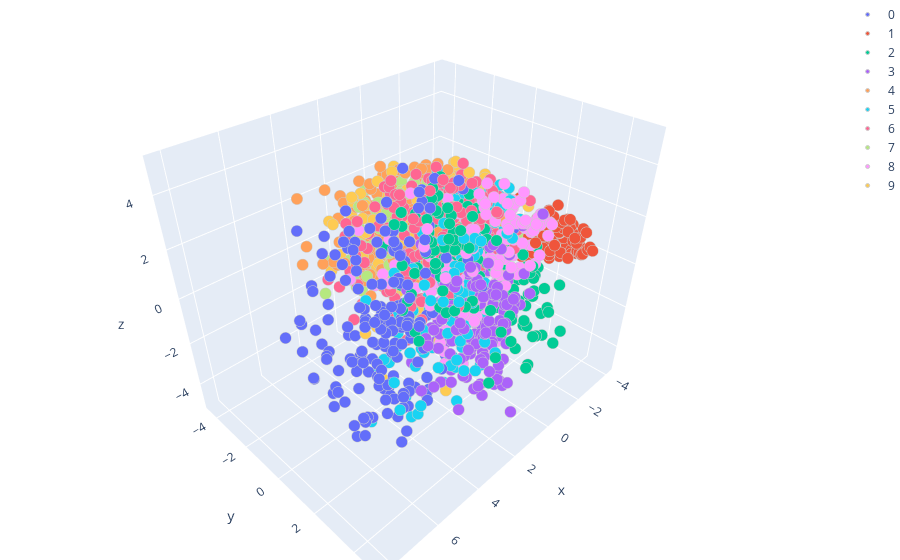

Source (notebook cell):
### Code cell
plot_3d_mnist_plotly_scatter(X_3d_pca_embedded, y_small)

### Figure 1 — Plotly figure (JSON) as saved in the notebook; plotly's stock layout.template omitted (floating-point values rounded to 4 significant figures; data arrays with more than 128 entries replaced by an {"elided": "..."} marker saying what was removed)
{"data": [{"name": "0", "y": {"elided": "191 float values"}, "mode": "markers", "marker": {"color": 0, "line": {"color": "rgb(204, 204, 204)", "width": 1}, "size": 4, "symbol": "circle", "colorscale": [[0, "rgb(0,0,131)"], [0.2, "rgb(0,60,170)"], [0.4, "rgb(5,255,255)"], [0.6, "rgb(255,255,0)"], [0.8, "rgb(250,0,0)"], [1, "rgb(128,0,0)"]]}, "x": {"elided": "191 float values"}, "z": {"elided": "191 float values"}, "type": "scatter3d"}, {"name": "1", "y": {"elided": "220 float values"}, "mode": "markers", "marker": {"color": 1, "line": {"color": "rgb(204, 204, 204)", "width": 1}, "size": 4, "symbol": "circle", "colorscale": [[0, "rgb(0,0,131)"], [0.2, "rgb(0,60,170)"], [0.4, "rgb(5,255,255)"], [0.6, "rgb(255,255,0)"], [0.8, "rgb(250,0,0)"], [1, "rgb(128,0,0)"]]}, "x": {"elided": "220 float values"}, "z": {"elided": "220 float values"}, "type": "scatter3d"}, {"name": "2", "y": {"elided": "198 float values"}, "mode": "markers", "marker": {"color": 2, "line": {"color": "rgb(204, 204, 204)", "width": 1}, "size": 4, "symbol": "circle", "colorscale": [[0, "rgb(0,0,131)"], [0.2, "rgb(0,60,170)"], [0.4, "rgb(5,255,255)"], [0.6, "rgb(255,255,0)"], [0.8, "rgb(250,0,0)"], [1, "rgb(128,0,0)"]]}, "x": {"elided": "198 float values"}, "z": {"elided": "198 float values"}, "type": "scatter3d"}, {"name": "3", "y": {"elided": "191 float values"}, "mode": "markers", "marker": {"color": 3, "line": {"color": "rgb(204, 204, 204)", "width": 1}, "size": 4, "symbol": "circle", "colorscale": [[0, "rgb(0,0,131)"], [0.2, "rgb(0,60,170)"], [0.4, "rgb(5,255,255)"], [0.6, "rgb(255,255,0)"], [0.8, "rgb(250,0,0)"], [1, "rgb(128,0,0)"]]}, "x": {"elided": "191 float values"}, "z": {"elided": "191 float values"}, "type": "scatter3d"}, {"name": "4", "y": {"elided": "214 float values"}, "mode": "markers", "marker": {"color": 4, "line": {"color": "rgb(204, 204, 204)", "width": 1}, "size": 4, "symbol": "circle", "colorscale": [[0, "rgb(0,0,131)"], [0.2, "rgb(0,60,170)"], [0.4, "rgb(5,255,255)"], [0.6, "rgb(255,255,0)"], [0.8, "rgb(250,0,0)"], [1, "rgb(128,0,0)"]]}, "x": {"elided": "214 float values"}, "z": {"elided": "214 float values"}, "type": "scatter3d"}, {"name": "5", "y": {"elided": "180 float values"}, "mode": "markers", "marker": {"color": 5, "line": {"color": "rgb(204, 204, 204)", "width": 1}, "size": 4, "symbol": "circle", "colorscale": [[0, "rgb(0,0,131)"], [0.2, "rgb(0,60,170)"], [0.4, "rgb(5,255,255)"], [0.6, "rgb(255,255,0)"], [0.8, "rgb(250,0,0)"], [1, "rgb(128,0,0)"]]}, "x": {"elided": "180 float values"}, "z": {"elided": "180 float values"}, "type": "scatter3d"}, {"name": "6", "y": {"elided": "200 float values"}, "mode": "markers", "marker": {"color": 6, "line": {"color": "rgb(204, 204, 204)", "width": 1}, "size": 4, "symbol": "circle", "colorscale": [[0, "rgb(0,0,131)"], [0.2, "rgb(0,60,170)"], [0.4, "rgb(5,255,255)"], [0.6, "rgb(255,255,0)"], [0.8, "rgb(250,0,0)"], [1, "rgb(128,0,0)"]]}, "x": {"elided": "200 float values"}, "z": {"elided": "200 float values"}, "type": "scatter3d"}, {"name": "7", "y": {"elided": "224 float values"}, "mode": "markers", "marker": {"color": 7, "line": {"color": "rgb(204, 204, 204)", "width": 1}, "size": 4, "symbol": "circle", "colorscale": [[0, "rgb(0,0,131)"], [0.2, "rgb(0,60,170)"], [0.4, "rgb(5,255,255)"], [0.6, "rgb(255,255,0)"], [0.8, "rgb(250,0,0)"], [1, "rgb(128,0,0)"]]}, "x": {"elided": "224 float values"}, "z": {"elided": "224 float values"}, "type": "scatter3d"}, {"name": "8", "y": {"elided": "172 float values"}, "mode": "markers", "marker": {"color": 8, "line": {"color": "rgb(204, 204, 204)", "width": 1}, "size": 4, "symbol": "circle", "colorscale": [[0, "rgb(0,0,131)"], [0.2, "rgb(0,60,170)"], [0.4, "rgb(5,255,255)"], [0.6, "rgb(255,255,0)"], [0.8, "rgb(250,0,0)"], [1, "rgb(128,0,0)"]]}, "x": {"elided": "172 float values"}, "z": {"elided": "172 float values"}, "type": "scatter3d"}, {"name": "9", "y": {"elided": "210 float values"}, "mode": "markers", "marker": {"color": 9, "line": {"color": "rgb(204, 204, 204)", "width": 1}, "size": 4, "symbol": "circle", "colorscale": [[0, "rgb(0,0,131)"], [0.2, "rgb(0,60,170)"], [0.4, "rgb(5,255,255)"], [0.6, "rgb(255,255,0)"], [0.8, "rgb(250,0,0)"], [1, "rgb(128,0,0)"]]}, "x": {"elided": "210 float values"}, "z": {"elided": "210 float values"}, "type": "scatter3d"}], "layout": {"margin": {"r": 0, "b": 0, "l": 0, "t": 0}}}
